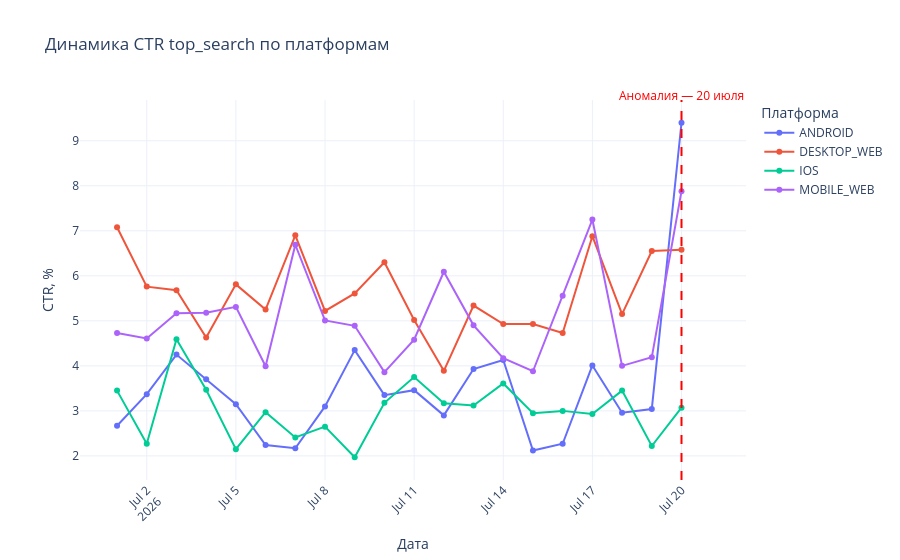

Write notebook code for a chart like this one.
### Markdown cell above
По результатам первичной проверки структурных проблем в данных не обнаружено:
- пропуски в проверенных полях отсутствуют;
- дубликаты click_id и impression_id не обнаружены;
- клики без соответствующих показов отсутствуют.Ошибок в логировании данных нет.

Наивной проверки на мой взгляд достаточно, так как я проверила дополнительно возможные статусы, и не нашла иных вариаций, которые могли бы помешать проверке через функцию.

### Code cell
daily_metrics = sql('''
WITH clicked_impressions AS (
    SELECT DISTINCT`
        impression_id
    FROM clicks
    WHERE impression_id IS NOT NULL
),
daily_metrics AS (
    SELECT
        i.event_date,
        i.platform,
        i.product,

        COUNT(DISTINCT i.impression_id) AS impressions,

        COUNT(DISTINCT CASE
            WHEN c.impression_id IS NOT NULL
            THEN i.impression_id
        END) AS clicked_impressions

    FROM impressions i

    LEFT JOIN clicked_impressions c
        ON i.impression_id = c.impression_id

    WHERE i.event_date >= '2026-07-01'
      AND i.event_date < '2026-07-21'
      AND i.product = 'top_search'

    GROUP BY
        i.event_date,
        i.platform,
        i.product
)

SELECT
    event_date,
    platform,
    impressions,
    clicked_impressions,

    ROUND(
        100.0 * clicked_impressions /
        NULLIF(impressions, 0),
        2
    ) AS ctr

FROM daily_metrics
ORDER BY event_date, platform;
''')
display(daily_metrics.head())

fig = px.line(
    daily_metrics,
    x='event_date',
    y='ctr',
    color='platform',
    markers=True,
    title='Динамика CTR top_search по платформам',
    labels={
        'event_date': 'Дата',
        'ctr': 'CTR, %',
        'platform': 'Платформа'
    }
)

fig.add_shape(
    type='line',
    x0='2026-07-20',
    x1='2026-07-20',
    y0=0,
    y1=1,
    xref='x',
    yref='paper',
    line=dict(
        color='red',
        width=2,
        dash='dash'
    )
)

fig.add_annotation(
    x='2026-07-20',
    y=1,
    xref='x',
    yref='paper',
    text='Аномалия — 20 июля',
    showarrow=False,
    yshift=15,
    font=dict(color='red')
)

fig.update_layout(
    hovermode='x unified',
    xaxis_tickangle=-45,
    template='plotly_white'
)

fig.show()

### Figure 1 — Plotly figure (JSON) as saved in the notebook; plotly's stock layout.template omitted (floating-point values rounded to 4 significant figures)
{"data": [{"hovertemplate": "Платформа=ANDROID<br>Дата=%{x}<br>CTR, %=%{y}<extra></extra>", "legendgroup": "ANDROID", "line": {"color": "#636efa", "dash": "solid"}, "marker": {"symbol": "circle"}, "mode": "lines+markers", "name": "ANDROID", "orientation": "v", "showlegend": true, "type": "scatter", "x": ["2026-07-01", "2026-07-02", "2026-07-03", "2026-07-04", "2026-07-05", "2026-07-06", "2026-07-07", "2026-07-08", "2026-07-09", "2026-07-10", "2026-07-11", "2026-07-12", "2026-07-13", "2026-07-14", "2026-07-15", "2026-07-16", "2026-07-17", "2026-07-18", "2026-07-19", "2026-07-20"], "xaxis": "x", "y": [2.67, 3.37, 4.25, 3.7, 3.15, 2.24, 2.17, 3.1, 4.35, 3.35, 3.46, 2.9, 3.93, 4.13, 2.12, 2.27, 4.01, 2.96, 3.04, 9.4], "yaxis": "y"}, {"hovertemplate": "Платформа=DESKTOP_WEB<br>Дата=%{x}<br>CTR, %=%{y}<extra></extra>", "legendgroup": "DESKTOP_WEB", "line": {"color": "#EF553B", "dash": "solid"}, "marker": {"symbol": "circle"}, "mode": "lines+markers", "name": "DESKTOP_WEB", "orientation": "v", "showlegend": true, "type": "scatter", "x": ["2026-07-01", "2026-07-02", "2026-07-03", "2026-07-04", "2026-07-05", "2026-07-06", "2026-07-07", "2026-07-08", "2026-07-09", "2026-07-10", "2026-07-11", "2026-07-12", "2026-07-13", "2026-07-14", "2026-07-15", "2026-07-16", "2026-07-17", "2026-07-18", "2026-07-19", "2026-07-20"], "xaxis": "x", "y": [7.08, 5.76, 5.68, 4.63, 5.81, 5.25, 6.9, 5.22, 5.61, 6.3, 5.02, 3.89, 5.34, 4.93, 4.93, 4.73, 6.88, 5.15, 6.55, 6.58], "yaxis": "y"}, {"hovertemplate": "Платформа=IOS<br>Дата=%{x}<br>CTR, %=%{y}<extra></extra>", "legendgroup": "IOS", "line": {"color": "#00cc96", "dash": "solid"}, "marker": {"symbol": "circle"}, "mode": "lines+markers", "name": "IOS", "orientation": "v", "showlegend": true, "type": "scatter", "x": ["2026-07-01", "2026-07-02", "2026-07-03", "2026-07-04", "2026-07-05", "2026-07-06", "2026-07-07", "2026-07-08", "2026-07-09", "2026-07-10", "2026-07-11", "2026-07-12", "2026-07-13", "2026-07-14", "2026-07-15", "2026-07-16", "2026-07-17", "2026-07-18", "2026-07-19", "2026-07-20"], "xaxis": "x", "y": [3.45, 2.27, 4.59, 3.47, 2.15, 2.97, 2.41, 2.65, 1.97, 3.18, 3.75, 3.17, 3.12, 3.61, 2.95, 3.0, 2.93, 3.45, 2.22, 3.07], "yaxis": "y"}, {"hovertemplate": "Платформа=MOBILE_WEB<br>Дата=%{x}<br>CTR, %=%{y}<extra></extra>", "legendgroup": "MOBILE_WEB", "line": {"color": "#ab63fa", "dash": "solid"}, "marker": {"symbol": "circle"}, "mode": "lines+markers", "name": "MOBILE_WEB", "orientation": "v", "showlegend": true, "type": "scatter", "x": ["2026-07-01", "2026-07-02", "2026-07-03", "2026-07-04", "2026-07-05", "2026-07-06", "2026-07-07", "2026-07-08", "2026-07-09", "2026-07-10", "2026-07-11", "2026-07-12", "2026-07-13", "2026-07-14", "2026-07-15", "2026-07-16", "2026-07-17", "2026-07-18", "2026-07-19", "2026-07-20"], "xaxis": "x", "y": [4.73, 4.61, 5.17, 5.18, 5.31, 3.99, 6.69, 5.01, 4.89, 3.86, 4.58, 6.09, 4.9, 4.17, 3.88, 5.56, 7.25, 4.0, 4.19, 7.88], "yaxis": "y"}], "layout": {"annotations": [{"font": {"color": "red"}, "showarrow": false, "text": "Аномалия — 20 июля", "x": "2026-07-20", "xref": "x", "y": 1, "yref": "paper", "yshift": 15}], "hovermode": "x unified", "legend": {"title": {"text": "Платформа"}, "tracegroupgap": 0}, "shapes": [{"line": {"color": "red", "dash": "dash", "width": 2}, "type": "line", "x0": "2026-07-20", "x1": "2026-07-20", "xref": "x", "y0": 0, "y1": 1, "yref": "paper"}], "title": {"text": "Динамика CTR top_search по платформам"}, "xaxis": {"anchor": "y", "domain": [0, 1], "tickangle": -45, "title": {"text": "Дата"}}, "yaxis": {"anchor": "x", "domain": [0, 1], "title": {"text": "CTR, %"}}}}
